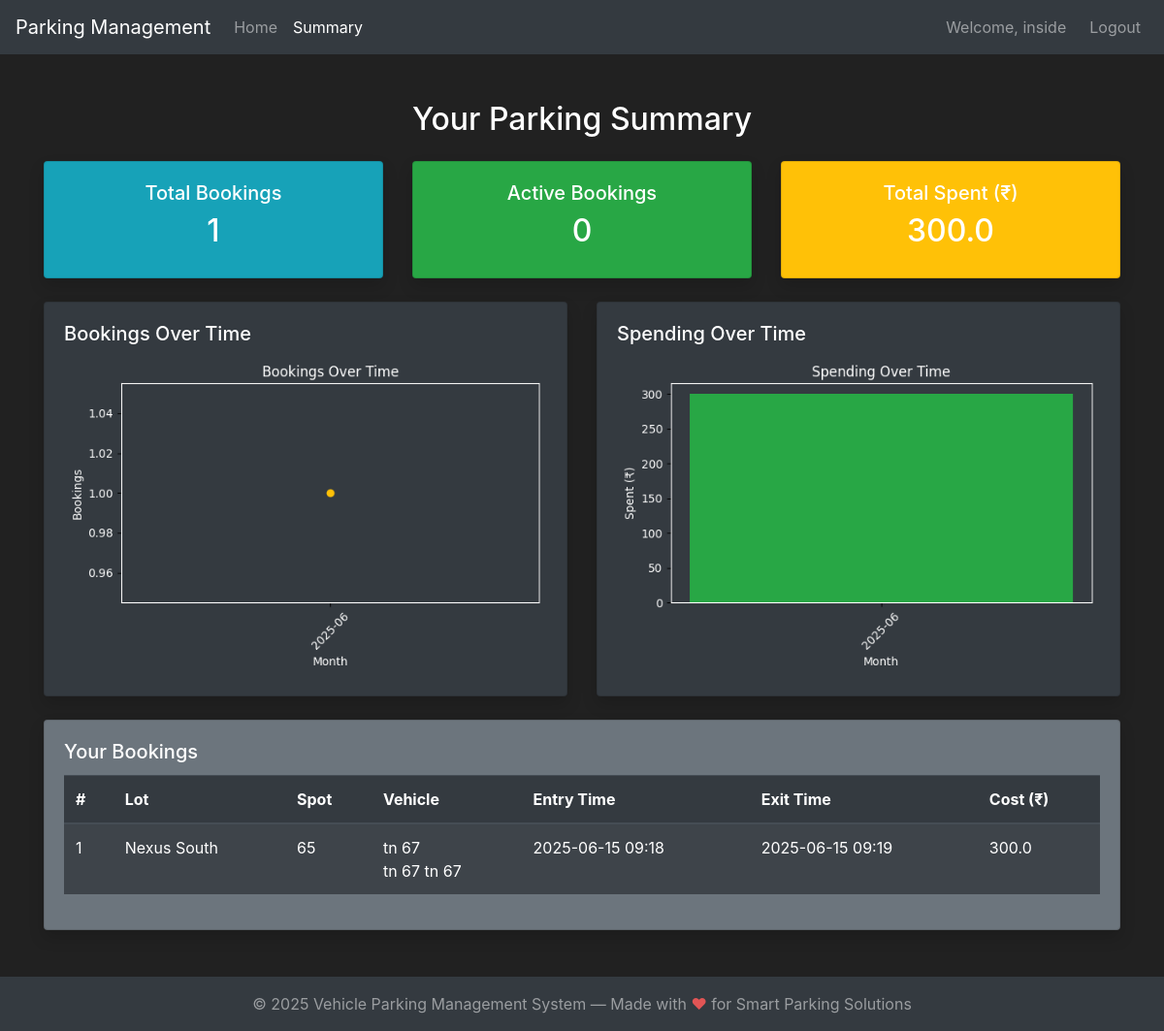
Screenshot of /user/summary (signed in) with the database file from the repository.
### parkingManagement/modals.py (models this page shows, shortened)
class User(db.Model, UserMixin):
    id = db.Column(db.Integer(), primary_key=True)
    username = db.Column(db.String(length=30), nullable=False, unique=True)
    password_hash = db.Column(db.String(length=128), nullable=False)
    emailId = db.Column(db.String(length=50), nullable=False, unique=True)
    name = db.Column(db.String(length=50), nullable=False)
    address = db.Column(db.String(length=100), nullable=False)
    pincode = db.Column(db.String(length=10), nullable=False)
    @property
    def password(self):
        raise AttributeError('Password is not a readable attribute.')

class Booking(db.Model):
    id = db.Column(db.Integer(), primary_key=True)
    spot_id = db.Column(db.Integer(), db.ForeignKey('parking_spot.id'), nullable=False)
    user_id = db.Column(db.Integer(), db.ForeignKey('user.id'), nullable=False)
    entry_time = db.Column(db.DateTime(), nullable=False)
    exit_time = db.Column(db.DateTime(), nullable=True)
    vehicle_number = db.Column(db.String(length=20), nullable=False)
    vehicle_brand = db.Column(db.String(length=30), nullable=False)
    vehicle_model = db.Column(db.String(length=30), nullable=False)
    cost = db.Column(db.Float(), nullable=False)

class ParkingLot(db.Model):
    id = db.Column(db.Integer(), primary_key=True)
    prime_location = db.Column(db.String(length=100), nullable=False)
    address = db.Column(db.String(length=100), nullable=False)
    pincode = db.Column(db.String(length=10), nullable=False)
    price_per_hour = db.Column(db.Float(), nullable=False)
    max_spots = db.Column(db.Integer(), nullable=False)
    revenue_per_lot = db.Column(db.Float(), nullable=False)

### parkingManagement/controllers.py (the view)
@app.route('/user/summary')
@login_required
def user_summary():
    user_id = current_user.id
    bookings = Booking.query.filter_by(user_id=user_id).order_by(Booking.entry_time).all()
    total_bookings = len(bookings)
    active_bookings = sum(1 for b in bookings if b.exit_time is None)
    total_spent = sum(b.cost for b in bookings if b.exit_time is not None)
    booking_table = []
    for b in bookings:
        lot = ParkingLot.query.get(ParkingSpot.query.get(b.spot_id).parking_lot_id) if b.spot_id else None
        booking_table.append({
            'lot_name': lot.prime_location if lot else '-',
            'spot_id': b.spot_id,
            'vehicle_number': b.vehicle_number,
            'vehicle_brand': b.vehicle_brand,
            'vehicle_model': b.vehicle_model,
            'entry_time': b.entry_time.strftime('%Y-%m-%d %H:%M') if b.entry_time else '-',
            'exit_time': b.exit_time.strftime('%Y-%m-%d %H:%M') if b.exit_time else None,
            'cost': b.cost
        })
    return render_template(
        'user_summary.html',
        total_bookings=total_bookings,
        active_bookings=active_bookings,
        total_spent=round(total_spent, 2),
        bookings=booking_table
    )

### parkingManagement/modals.py (called while the page is built)
@login_manager.user_loader
def load_user(user_id):
    return User.query.get(int(user_id))

### parkingManagement/templates/user_summary.html (shortened to what this page needs)
{% extends 'base.html' %}
{% block content %}
<div class="container mt-5">
    <h2 class="mb-4 text-center">Your Parking Summary</h2>
    <div class="row mb-4">
        <div class="col-md-4">
            <div class="card bg-info text-white shadow">
                <div class="card-body text-center">
                    <h5>Total Bookings</h5>
                    <h2>{{ total_bookings }}</h2>
                </div>
            </div>
        </div>
        <div class="col-md-4">
            <div class="card bg-success text-white shadow">
                <div class="card-body text-center">
                    <h5>Active Bookings</h5>
                    <h2>{{ active_bookings }}</h2>
                </div>
            </div>
        </div>
        <div class="col-md-4">
            <div class="card bg-warning text-white shadow">
                <div class="card-body text-center">
                    <h5>Total Spent (₹)</h5>
                    <h2>{{ total_spent }}</h2>
                </div>
            </div>
        </div>
    </div>
    <div class="row">
        <div class="col-md-6 mb-4">
            <div class="card bg-dark text-white shadow">
                <div class="card-body">
                    <h5 class="card-title">Bookings Over Time</h5>
                    <img src="{{ url_for('user_bookings_over_time_chart') }}" class="img-fluid" alt="Bookings Over Time">
                </div>
            </div>
        </div>
        <div class="col-md-6 mb-4">
            <div class="card bg-dark text-white shadow">
                <div class="card-body">
                    <h5 class="card-title">Spending Over Time</h5>
                    <img src="{{ url_for('user_spending_over_time_chart') }}" class="img-fluid" alt="Spending Over Time">
                </div>
            </div>
        </div>
    </div>
    <div class="row">
        <div class="col-md-12">
            <div class="card bg-secondary text-white shadow">
                <div class="card-body">
                    <h5 class="card-title">Your Bookings</h5>
                    <div class="table-responsive">
                        <table class="table table-dark table-striped">
                            <thead>
                                <tr>
                                    <th>#</th>
                                    <th>Lot</th>
                                    <th>Spot</th>
                                    <th>Vehicle</th>
                                    <th>Entry Time</th>
                                    <th>Exit Time</th>
                                    <th>Cost (₹)</th>
                                </tr>
                            </thead>
                            <tbody>
                                {% for booking in bookings %}
                                <tr>
                                    <td>{{ loop.index }}</td>
                                    <td>{{ booking.lot_name }}</td>
                                    <td>{{ booking.spot_id }}</td>
                                    <td>{{ booking.vehicle_number }}<br>{{ booking.vehicle_brand }} {{ booking.vehicle_model }}</td>
                                    <td>{{ booking.entry_time }}</td>
                                    <td>{{ booking.exit_time or '-' }}</td>
                                    <td>{{ booking.cost }}</td>
                                </tr>
                                {% endfor %}
                            </tbody>
                        </table>
                    </div>
                </div>
            </div>
        </div>
    </div>
</div>
{% endblock %}

### parkingManagement/templates/base.html (shortened to what this page needs)
<!DOCTYPE html>
<html lang="en">
<head>
        <link rel="stylesheet" href="https://cdn.jsdelivr.net/npm/bootstrap@4.5.3/dist/css/bootstrap.min.css">
</head>
<body>
    <nav class="navbar navbar-expand-md navbar-dark bg-dark">
        <a class="navbar-brand ps-4" href="{% if session.get('admin_logged_in') %}{{ url_for('admin_home_page') }}{% else %}{{ url_for('home_page') }}{% endif %}">Parking Management</a>
        <div class="collapse navbar-collapse" id="navbarNav">
            <ul class="navbar-nav mr-auto">
                <li class="nav-item {% if active_page == 'home' or active_page == 'admin_home' %}active{% endif %}">
                    <a class="nav-link" href="{% if session.get('admin_logged_in') %}{{ url_for('admin_home_page') }}{% else %}{{ url_for('home_page') }}{% endif %}">Home</a>
                </li>
                {% if session.get('admin_logged_in') %}
                <li class="nav-item {% if active_page == 'users' %}active{% endif %}">
                    <a class="nav-link" href="{{ url_for('admin_users_page') }}">User</a>
                </li>
                <li class="nav-item {% if active_page == 'summary' %}active{% endif %}">
                    <a class="nav-link" href="{{ url_for('admin_user_summary') }}">Summary</a>
                </li>
                {% elif current_user.is_authenticated %}
                <li class="nav-item {% if request.endpoint == 'user_summary' %}active{% endif %}">
                    <a class="nav-link" href="{{ url_for('user_summary') }}">Summary</a>
                </li>
                {% endif %}
            </ul>
            <ul class="navbar-nav ml-auto">
                {% if session.get('admin_logged_in') %}
                <li class="nav-item">
                    <span class="navbar-text mr-3">Welcome, Master</span>
                </li>
                <li class="nav-item">
                    <a class="nav-link" href="{{ url_for('logout_page') }}">Logout</a>
                </li>
                {% elif current_user.is_authenticated %}
                <li class="nav-item">
                    <span class="navbar-text mr-3">Welcome, {{ current_user.name }}</span>
                </li>
                <li class="nav-item">
                    <a class="nav-link" href="{{ url_for('logout_page') }}">Logout</a>
                </li>
                {% endif %}
            </ul>
        </div>
    </nav>
    {% block content %}
    {% endblock %}
    <footer class="footer mt-5 py-3 bg-dark text-white-50">
        <div class="container text-center">
            <span>&copy; 2025 Vehicle Parking Management System &mdash; Made with <span style="color: #e25555;">&#10084;</span> for Smart Parking Solutions</span>
        </div>
    </footer>
</body>
</html>

### parkingManagement/templates/base.html (style rules this page uses)
body { background-color: #212121; color: white; min-height: 100vh; display: flex; flex-direction: column; justify-content: space-between; }
.footer { margin-top: auto; }

### rows the page displays
User: name "inside"
Booking: lot_name "Nexus South", spot_id "65", vehicle_number "tn 67", vehicle_brand "tn 67", vehicle_model "tn 67", entry_time "2025-06-15 09:18", exit_time "2025-06-15 09:19", cost "300.0"

### other values shown
{{ total_bookings }} "1"
{{ active_bookings }} "0"
{{ total_spent }} "300.0"
